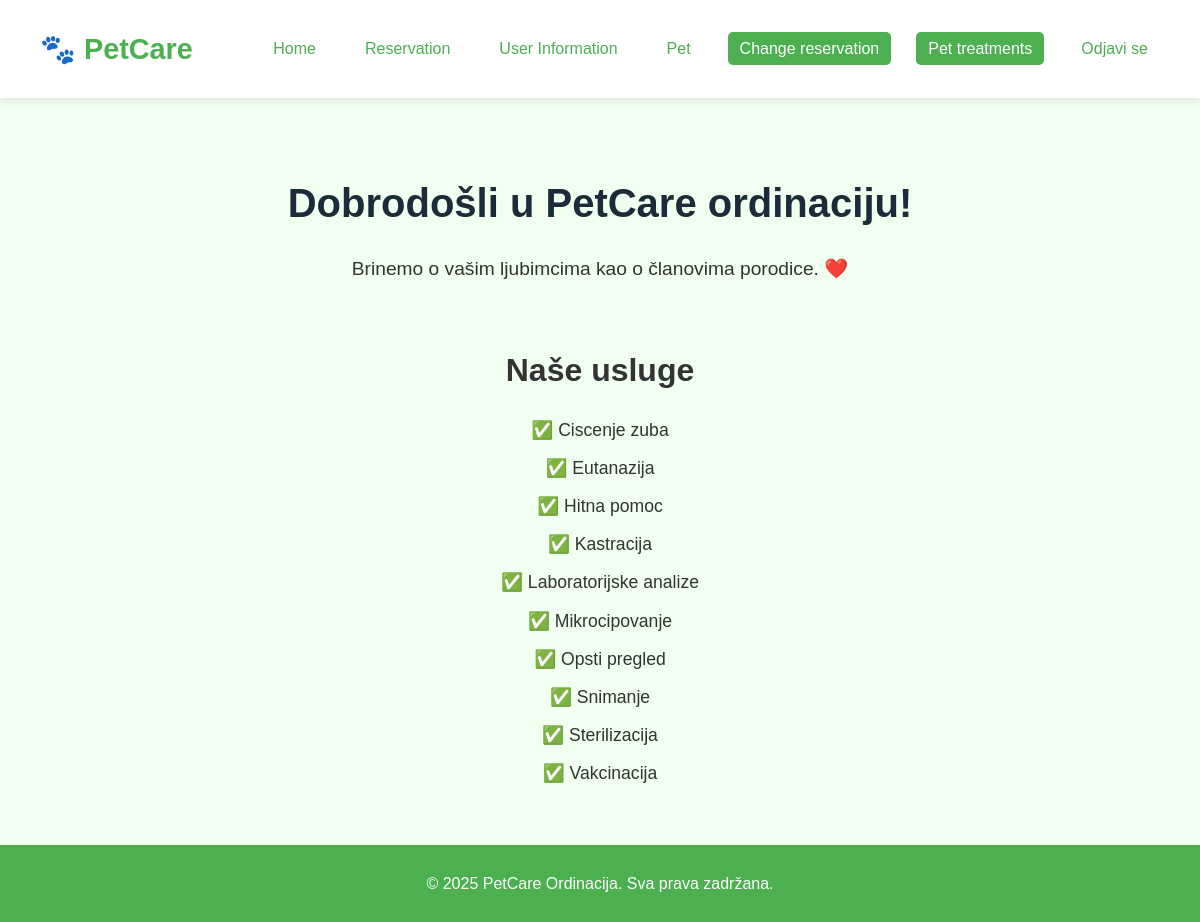
/users_index.php, run on the app's committed database.
### tables this page shows
CREATE TABLE `services` (
  `id` int(10) UNSIGNED NOT NULL,
  `name` varchar(100) NOT NULL,
  `description` text DEFAULT NULL,
  `price` decimal(10,2) NOT NULL CHECK (`price` >= 0)
);

### users_index.php (the view, shortened to what this page needs)
<?php
require_once 'db.php';
$stmt = $pdo->query("SELECT name FROM services ORDER BY name");
$services = $stmt->fetchAll();
?>
<!DOCTYPE html>
<html lang="sr">
<head>
    <link rel="stylesheet" href="css/css.css">
</head>
<body>
<header>
    <div class="logo">🐾 PetCare</div>
    <nav>
        <ul>
            <li><a href="users_index.php">Home</a></li>
            <li><a href="users_reservation.php">Reservation</a></li>
            <li><a href="user_information.php">User Information</a></li>
            <li><a href="pet_information.php">Pet</a></li>
            <li><a href="change_reservation.php" class="active">Change reservation</a></li>
            <li><a href="pet_treatments.php" class="active">Pet treatments</a></li>
            <li><a href="logout.php">Odjavi se</a></li>
        </ul>
    </nav>
</header>
<main>
    <section class="hero">
        <h1>Dobrodošli u PetCare ordinaciju!</h1>
        <p>Brinemo o vašim ljubimcima kao o članovima porodice. ❤️</p>
    </section>
    <section class="services">
        <h2>Naše usluge</h2>
        <ul>
            <?php foreach ($services as $service): ?>
                <li>✅ <?= htmlspecialchars($service['name']) ?></li>
            <?php endforeach; ?>
        </ul>
    </section>
</main>
<footer>
    <p>&copy; 2025 PetCare Ordinacija. Sva prava zadržana.</p>
</footer>
</body>
</html>

### css/css.css (style rules this page uses)
html, body { height: 100%; margin: 0; padding: 0; box-sizing: border-box; font-family: 'Segoe UI', sans-serif; }
body { display: flex; flex-direction: column; min-height: 100vh; background-color: #eaffea; color: #333; line-height: 1.6; }
a { text-decoration: none; color: #4caf50; }
header { background-color: #ffffff; padding: 20px 40px; display: flex; justify-content: space-between; align-items: center; box-shadow: 0 2px 8px rgba(0,0,0,0.1); position: sticky; top: 0; z-index: 999; }
.logo { font-size: 1.8rem; font-weight: bold; color: #4caf50; }
nav ul { list-style: none; display: flex; gap: 25px; }
nav ul li a { padding: 8px 12px; border-radius: 5px; transition: background 0.3s ease; }
nav ul li a:hover, nav ul li a.active { background-color: #4caf50; color: white; }
main { flex: 1; padding: 40px 20px; text-align: center; }
.hero { margin-bottom: 60px; }
.hero h1 { font-size: 2.5rem; margin-bottom: 10px; color: #1a2c3a; }
.hero p { font-size: 1.2rem; margin-bottom: 20px; }
.services h2 { font-size: 2rem; margin-bottom: 20px; }
.services ul { list-style: none; padding: 0; font-size: 1.1rem; }
.services ul li { margin: 10px 0; }
footer { background-color: #4caf50; color: white; text-align: center; padding: 10px 0; }
body { margin: 0; padding: 0; font-family: sans-serif; background: #f0fff0; }

### data on the page
services: name "Ciscenje zuba"
services: name "Eutanazija"
services: name "Hitna pomoc"
services: name "Kastracija"
services: name "Laboratorijske analize"
services: name "Mikrocipovanje"
services: name "Opsti pregled"
services: name "Snimanje"
services: name "Sterilizacija"
services: name "Vakcinacija"
